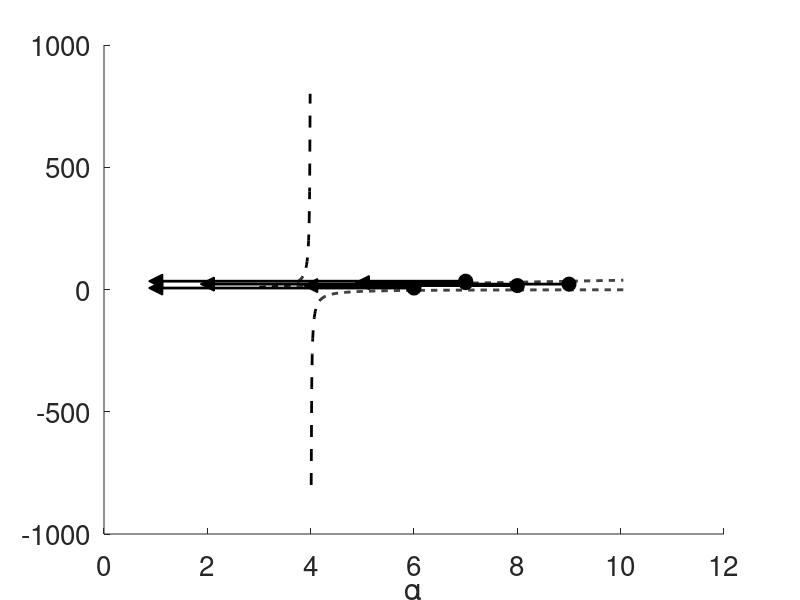

Recreate this plot in MATLAB. (Note: this script raises an error after producing the figure.)
function f=pspaceAlphaBeta%(A)
alpha=(.05:.1:10.05); la=length(alpha);
beta=(2:.2:40); lb=length(beta);
A=zeros(la,lb);
[al,be]=meshgrid(alpha,beta);
al=al'; be=be';
A(be>2*al.^2./(al-2))=1;
A(al<2)=0;
m1=4./(8-al).*(9*al-al.^2+sqrt(al.*(al-6).^3));
m2=4./(8-al).*(9*al-al.^2-sqrt(al.*(al-6).^3));

B=zeros(la,lb);
be58=be; be58(al<5)=NaN; be58(al>8)=NaN;
%be5=be; be5(al<5)=NaN;
be8=be; be8(al<8)=NaN;
B(be58<m1)=.5;
B(be58>m2)=B(be58>m2)+.5;
B(be8>m2)=B(be8>m2)+1;
B(B>1)=1; B(B<1)=0;
A=A+B;
A(A==0)=NaN;
%

%}
f=A;
%Plot:
fs=20; lw=2; ms=10;
alphaLine=(2.01:.01:alpha(end));
betaLine=2*alphaLine.^2./(alphaLine-2);

alphaLine2=(6:.01:alpha(end));
qq=sqrt(alphaLine2.*(alphaLine2-6).^(3));
%alphaLine2a=(6:.01:8);%alpha(end));
%qqa=sqrt(alphaLine2a-6).^(3);
betaLine2p=(4./(alphaLine2-8)).*(alphaLine2.^2-9*alphaLine2+qq);
betaLine2m=(4./(alphaLine2-8)).*(alphaLine2.^2-9*alphaLine2-qq);

eps=.01; thr=5;%Max beta+
al=(3+eps:eps:alpha(end))';
lal=length(al);
[bet1,bet2]=arrayfun(@betfromal,al);

figure
hold on
%
cmap=[1,1,1;.67,.67,.67;.33,.33,.33];
colormap(cmap);
%contourf(alpha,beta,5*A','LineStyle','none');
%plot(3,9,'ko','markersize',ms,'markerfacecolor','k','linewidth',1)
%plot(6,36,'ko','markersize',ms,'markerfacecolor','k','linewidth',1)
%plot(alphaLine,betaLine,'k-','linewidth',lw)
%plot(alphaLine2,betaLine2p,'k-','linewidth',lw)
%plot(alphaLine2,betaLine2m,'k-','linewidth',lw)
%}
%
a=alpha; a(a<=2)=[]; a(a>=8)=[];
b=beta;%(beta>8);
%
%plot(alphaLine,betaLine,'k-','linewidth',lw)
%plot(alphaLine2,betaLine2p,'k-','linewidth',lw)
%plot(alphaLine2,betaLine2m,'k-','linewidth',lw)

%plot([0,alpha(end)],[1,1],'k-','linewidth',lw)
plot(al,bet1,'k--','linewidth',lw)
plot(al,bet2,'k--','linewidth',lw)

beta1=6;
plot([1,6],beta1*[1,1],'k-','linewidth',lw)
plot(6,beta1,'ko','markersize',ms,'markerfacecolor','k','linewidth',1)
plot(1,beta1,'k<','markersize',ms,'markerfacecolor','k','linewidth',1)
beta2=16;
plot([4,8],beta2*[1,1],'k-','linewidth',lw)
plot(8,beta2,'ko','markersize',ms,'markerfacecolor','k','linewidth',1)
plot(4,beta2,'k<','markersize',ms,'markerfacecolor','k','linewidth',1)
beta3=22;
plot([2,9],beta3*[1,1],'k-','linewidth',lw)
plot(9,beta3,'ko','markersize',ms,'markerfacecolor','k','linewidth',1)
plot(2,beta3,'k<','markersize',ms,'markerfacecolor','k','linewidth',1)
beta4=34;
plot([1,7],beta4*[1,1],'k-','linewidth',lw)
plot(7,beta4,'ko','markersize',ms,'markerfacecolor','k','linewidth',1)
plot(1,beta4,'k<','markersize',ms,'markerfacecolor','k','linewidth',1)

beta5=28;
plot([5,7],beta5*[1,1],'k-','linewidth',lw)
plot(7,beta5,'ko','markersize',ms,'markerfacecolor','k','linewidth',1)
plot(5,beta5,'k<','markersize',ms,'markerfacecolor','k','linewidth',1)
%}
%txt1='P_1';
%text(1.5,7,txt1,'fontsize',fs)
%txt1='P_2';
%text(4.5,34,txt1,'fontsize',fs)
set(gca,'FontSize',fs)
xlabel('\alpha')
ylabel('\beta','rot',0)
grid on
%grid minor
box on
ax = gca;
ax.Layer = 'top';
%caxis([.5,9.5])
%colorbar('ticks',[2,5,8],'ticklabels',{'3','5','9'})
axis([0,alpha(end),0,beta(end)])
hold off
end

function f=toSolve(a,b)
f=b.^3-9*a.*b.^2+6*a.*(a+9).*b+16*a.^2;
end

function [f,g]=betfromal(al)
f=(9*al-2*al^2-2*sqrt(al*(al-3)^3))/(4-al);
g=(9*al-2*al^2+2*sqrt(al*(al-3)^3))/(4-al);
end